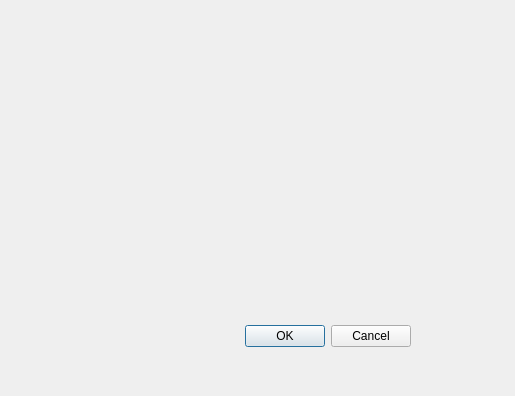
<?xml version="1.0" encoding="UTF-8"?>
<ui version="4.0">
 <class>Dialog</class>
 <widget class="QDialog" name="Dialog">
  <property name="geometry">
   <rect>
    <x>0</x>
    <y>0</y>
    <width>515</width>
    <height>396</height>
   </rect>
  </property>
  <property name="windowTitle">
   <string>Dialog</string>
  </property>
  <widget class="QDialogButtonBox" name="buttonBox">
   <property name="geometry">
    <rect>
     <x>70</x>
     <y>320</y>
     <width>341</width>
     <height>32</height>
    </rect>
   </property>
   <property name="orientation">
    <enum>Qt::Horizontal</enum>
   </property>
   <property name="standardButtons">
    <set>QDialogButtonBox::Cancel|QDialogButtonBox::Ok</set>
   </property>
  </widget>
 </widget>
 <resources/>
 <connections>
  <connection>
   <sender>buttonBox</sender>
   <signal>accepted()</signal>
   <receiver>Dialog</receiver>
   <slot>accept()</slot>
   <hints>
    <hint type="sourcelabel">
     <x>248</x>
     <y>254</y>
    </hint>
    <hint type="destinationlabel">
     <x>157</x>
     <y>274</y>
    </hint>
   </hints>
  </connection>
  <connection>
   <sender>buttonBox</sender>
   <signal>rejected()</signal>
   <receiver>Dialog</receiver>
   <slot>reject()</slot>
   <hints>
    <hint type="sourcelabel">
     <x>316</x>
     <y>260</y>
    </hint>
    <hint type="destinationlabel">
     <x>286</x>
     <y>274</y>
    </hint>
   </hints>
  </connection>
 </connections>
</ui>
